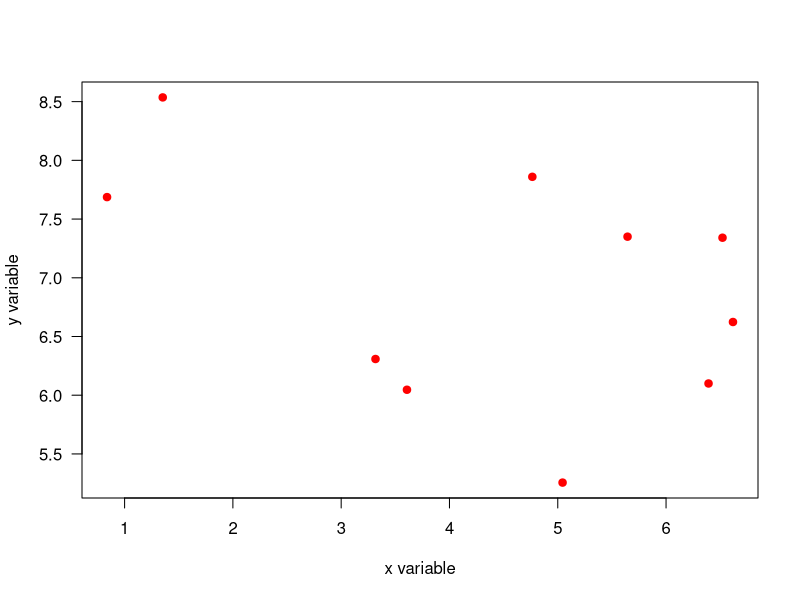

Recreate this plot in R.
## ---- chunk 1
# simulate data for x and y
x.t <- rnorm(10, 5, 2)
y.t <- rnorm(10, 6, 1)

## ---- chunk 2
# produce a plot of x and y
plot(x.t, y.t, xlab = "x variable", ylab = "y variable", pch = 19, col = "red", las = 1)

## ---- chunk 3
summary(lm(y.t ~ x.t))

